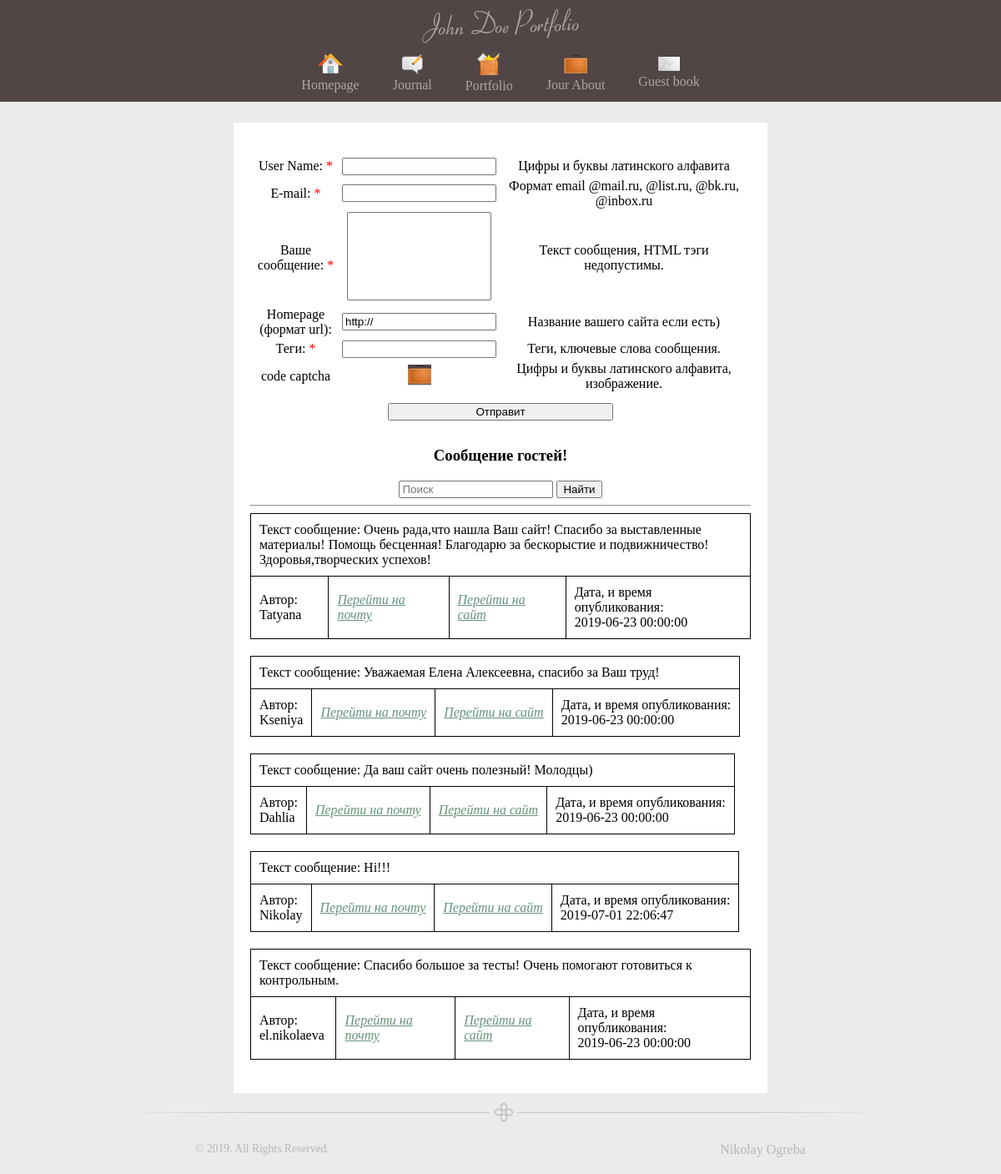
The page / on the database its author committed.
### tables this page shows
CREATE TABLE IF NOT EXISTS `pages` (
  `id` tinyint(3) unsigned NOT NULL,
  `metaKey` varchar(255) NOT NULL,
  `metaDes` varchar(255) NOT NULL,
  `iconImg` varchar(255) NOT NULL DEFAULT 'notImg.png',
  `imgPage` varchar(255) NOT NULL DEFAULT 'no img',
  `titleSite` varchar(255) NOT NULL,
  `textSite` text NOT NULL,
  `namePage` varchar(255) NOT NULL DEFAULT 'no name'
);

CREATE TABLE IF NOT EXISTS `book` (
  `id` tinyint(12) unsigned NOT NULL,
  `userName` varchar(255) NOT NULL,
  `email` varchar(255) NOT NULL,
  `text` text NOT NULL,
  `homePage` varchar(255) NOT NULL,
  `date` datetime NOT NULL,
  `meta` varchar(255) NOT NULL
);

### controller/controller.php (called while the page is built, shortened)
<?php
    $pages = get_full_pages();
    $book = get_guest_book();
    require(TEMPLATE . 'index.php');

### index.php (called while the page is built, shortened)
<?php
	require(CONTROLLER);
?>

### model/model.php (called while the page is built, shortened)
<?php
	function get_full_pages()
	{
		$query = "SELECT `id`, `iconImg`, `titleSite`, `namePage` FROM `pages`";
		$res_select_pages = mysqli_query($GLOBALS['db'], $query) or die(mysqli_error($GLOBALS['db']));
		$get_array_pages = [];
		while($row = mysqli_fetch_assoc($res_select_pages)) {
			$get_array_pages[] = $row;
		}
		return $get_array_pages;
	}
	function get_guest_book()
	{
		$query = "SELECT `userName`, `email`, `text`, `homePage`, `date` FROM `book`";
		$result = mysqli_query($GLOBALS['db'], $query) or die(mysqli_error($GLOBALS['db']));
        $book = array();
        while($row = mysqli_fetch_assoc($result)) {
        	$book[] = $row;
        }
        return $book;
	}

### views/viewGuestBook/guest_book.php (the view, shortened to what this page needs)
<form method="POST" name='form_guest_book'>
	<table class='table'>
		<tr>
			<td class='w'><label for='username'>User Name: <span class='red'>*</span></label></td>
			<td><input type='text' name='userName' id='username' required /></td>
			<td>Цифры и буквы латинского алфавита</td>
		</tr>
		<tr>
			<td class='w'><label for='email'>E-mail: <span class='red'>*</span></label></td>
			<td><input type='email' pattern='[^ @]*@[^ @]*' name='email' id='email' required></td>
			<td>Формат email @mail.ru, @list.ru, @bk.ru, @inbox.ru</td>
		</tr>
		<tr>
			<td class='w'><label for='text'>Ваше сообщение: <span class='red'>*</span></label></td>
			<td><textarea name='fullText' id='text' required></textarea></td>
			<td>Текст сообщения, HTML тэги недопустимы.</td>
		</tr>
		<tr>
			<td class='w'><label for='homepage'>Homepage (формат url):</label></td>
			<td><input type='text' name='homePage' id='homepage' placeholder='http://' value='http://'></td>
			<td>Название вашего сайта если есть) <span class='decorationText'></span></td>
		</tr>
		<tr>
			<td class='w'><label for='tegs'>Теги: <span class='red'>*</span></label></td>
			<td><input id='text' id='tegs' name='meta' required></input></td>
			<td>Теги, ключевые слова сообщения.</td>
		</tr>
		<tr>
			<td class='w'>code captcha</td>
			<td><input type='image' src='images/makeup_28.png' id='captcha'></td>
			<td>Цифры и буквы латинского алфавита, изображение.</td>
		</tr>
		<tr>
			<td colspan='3'><button type='submit' name='submit' id='sub'> Отправит </button></td>
		</tr>
	</table>
</form>
<h3>Сообщение гостей!</h3>
<?php if(!empty($book)): ?>
<form action='' method='get' class='search'>
	<div>
		<input type='text' name='search' required placeholder='Поиск'>
		<button type='submit'>Найти</button>
	</div>
</form> <hr />
<?php foreach ($book as $value): ?>
<table class='border'>
	<tfoot>
		<tr>
			<td>Автор: <br /> <?=$value['userName']?></td>
			<td><a href='mailto:<?=$value['email']?>'>Перейти на почту</a></td>
			<?php if(!empty($value['homePage'])): ?>
			<td><a href='<?=$value['homePage']?>' target='_blank'>Перейти на сайт</a></td>
			<?php else: ?>
			<td>Сайт не указан</td>
			<?php endif; ?>
			<td>Дата, и время опубликования: <br /> <?=$value['date']?></td>
		</tr>
	</tfoot>
	<tbody>
		<tr>
			<td colspan='4'>Текст сообщение: <?=$value['text']?></td>
		</tr>
	</tbody>
</table>
<?php endforeach; endif; ?>

### views/viewGuestBook/blocks/header.php (shortened to what this page needs)
<!DOCTYPE HTML>
<html xmlns="http://www.w3.org/1999/xhtml">
<head>
    <link rel="stylesheet" href="<?=TEMPLATE?>styles/main.css" type="text/css" />
</head>
<body>
    <div id="container">
        <div id='header'>
            <img src="<?=TEMPLATE?>images/logo.png" alt = "Логотип сайта" />
            <nav>
                <?php foreach ($pages as $value): ?>
                    <?php if(isset($value['namePage']) && $value['namePage'] === 'no name'): ?>
                        <a href="?view=page&amp;page_id=<?=$value['id']?>">
                        <img src="<?=TEMPLATE?>images/<?=$value['iconImg']?>" alt="<?=$value['titleSite']?>" />
                            <br />
                        <span><?=$value['titleSite']?></span>
                    </a>
                    <?php else: ?>
                        <a href="?view=<?=$value['namePage']?>&amp;page_id=<?=$value['id']?>">
                        <img src="<?=TEMPLATE?>images/<?=$value['iconImg']?>" alt="<?=$value['titleSite']?>" />
                            <br />
                        <span><?=$value['titleSite']?></span>
                    </a>
                    <?php endif; ?>
                <?php endforeach; ?>
            </nav>
        </div>

### views/viewGuestBook/styles/main.css (style rules this page uses)
html { height: 100%; }
body { background-color: #ECEAEA; font-family: Tahoma; font-size: 12pt; margin: 0; padding: 0 0 1px 0; display: block; min-height: 100%; width: 100%; overflow-y: hidden; position: relative; overflow: auto; }
a img { border: none; }
nav { display: flex; align-items: center; justify-content: center; }
#container { text-align: center; margin: 0 auto; }
#container nav { padding: 0 0 10px; }
#container nav a { color: #ACA6A6; text-decoration: none; padding: 0 20px; }
#header { background-color: #514545; }
.table { width: 100%; }
.w { width: 103px }
.table textarea { resize: none; height: 100px; width: 167px; }
.table tr, .table td { vertical-align: middle; }
.border { margin-bottom: 20px; }
.border, .border tr, .border td { border: 1px solid #000; border-collapse: collapse; border-spacing: 0; padding: 10px; }
.border tr:last-child { text-align: left; }
.red { color: red; }
#sub { margin: 10px 0; width: 270px; cursor: pointer; }
#post a { color: #65937B; font-style: italic; }

### rows shown on the page
pages: iconImg (picture), titleSite "Homepage"
pages: iconImg (picture), titleSite "Journal"
pages: iconImg (picture), titleSite "Portfolio"
pages: iconImg (picture), titleSite "Jour About"
pages: iconImg (picture), titleSite "Guest book"
book: userName "Tatyana", date "2019-06-23 00:00:00", text "Очень рада,что нашла Ваш сайт! Спасибо за выставленные материалы! Помощь бесценная! Благодарю за бескорыстие и подвижничество! Здоровья,творческих успехов!"
book: userName "Kseniya", date "2019-06-23 00:00:00", text "Уважаемая Елена Алексеевна, спасибо за Ваш труд!"
book: userName "Dahlia", date "2019-06-23 00:00:00", text "Да ваш сайт очень полезный! Молодцы)"
book: userName "Nikolay", date "2019-07-01 22:06:47", text "Hi!!!"
book: userName "el.nikolaeva", date "2019-06-23 00:00:00", text "Спасибо большое за тесты! Очень помогают готовиться к контрольным."
